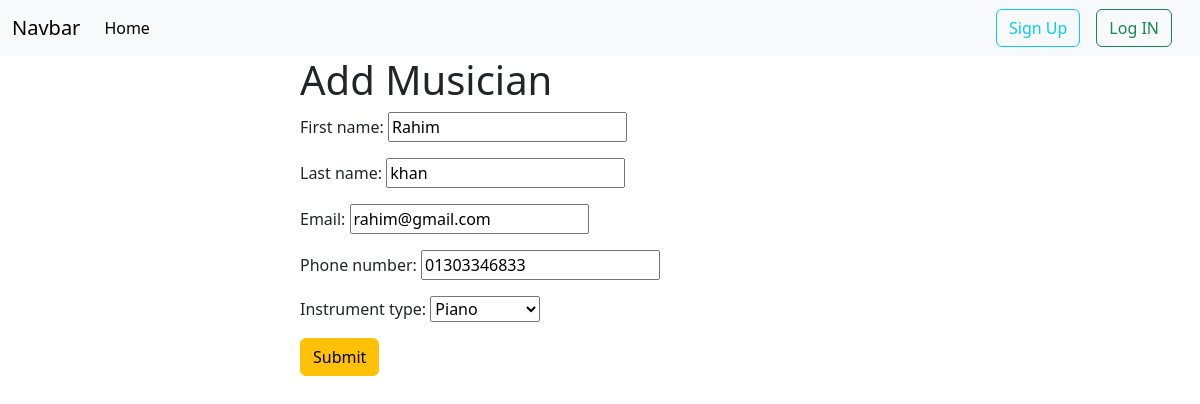
The page /musicians/edit/4/ on the database its author committed.
### musicians/models.py (models this page shows, shortened)
class musician(models.Model):
    first_name=models.CharField(max_length=50)
    last_name=models.CharField(max_length=40)
    Email=models.EmailField(max_length=100)
    Phone_number=models.CharField(max_length=11)
    instruments=[('Piano','Piano'),('Mridangam','Mridangam'),('Flute','Flute'),('Violin','Violin')]
    instrument_type=models.CharField(max_length=10,choices=instruments)

### musicians/views.py (the view)
# urls.py: path("edit/<int:id>/", views.edit_musician, name="editmusician"),
def edit_musician(request, id):
    post = models.musician.objects.get(pk=id)
    musician_form = forms.add_musician(instance=post)
    if request.method == "POST":
        musician_form = forms.add_musician(request.POST, instance=post)
        if musician_form.is_valid():
            musician_form.save()
            return redirect("home")
    return render(request, "add_musician.html", {"form": musician_form})

### musicians/forms.py
class add_musician(forms.ModelForm):
    class Meta:
        model=musician
        fields='__all__'

### musicians/templates/add_musician.html (shortened to what this page needs)
{%extends 'base.html'%}
{%block content%}
<form style="width: 50%;margin: auto;" method="post">
    <h1>Add Musician</h1>
    {{form.as_p}}
    <button class="btn btn-warning">Submit</button>
</form>
{%endblock%}

### rows shown on the page
musician: first_name "Rahim", last_name "khan", Email "rahim@gmail.com", Phone_number "01303346833", instrument_type "Piano"
